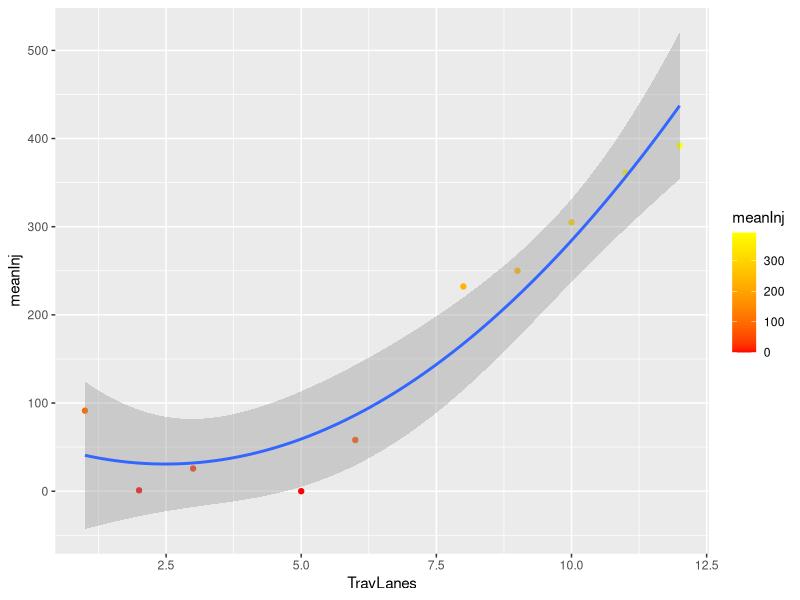

Write the R code that produced this figure.
## ---- chunk 1
knitr::opts_chunk$set(echo = FALSE, comment = '')
## ---- chunk 2
library(readr)
library(ggplot2)
tjoin2 <- read_csv("NumLanesMeanInj.csv")
ggplot(data = tjoin2, aes(x = TravLanes, y = meanInj)) + 
  geom_point(aes(color = meanInj)) + 
  geom_smooth(method = lm, formula = y ~ poly(x,2)) +
  scale_color_gradient(low = 'red', high= 'yellow') +
  labs(list(title = "Mean Number of Pedestrian Injuries for Roads of Given Number of Lanes", 
            x= 'Number of Lanes', y = 'Mean Number of Injuries'))+ scale_fill_discrete(name="Experimental\nCondition")
lmfit <- lm(tjoin2$meanInj~ poly(tjoin2$TravLanes, 2))
summary(lmfit)
